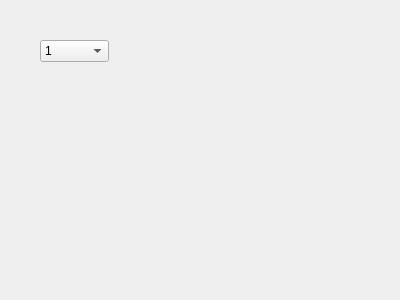
<?xml version="1.0" encoding="UTF-8"?>
<ui version="4.0">
 <class>Widget</class>
 <widget class="QWidget" name="Widget">
  <property name="geometry">
   <rect>
    <x>0</x>
    <y>0</y>
    <width>400</width>
    <height>300</height>
   </rect>
  </property>
  <property name="windowTitle">
   <string>Widget</string>
  </property>
  <widget class="QComboBox" name="comboBox">
   <property name="geometry">
    <rect>
     <x>40</x>
     <y>40</y>
     <width>69</width>
     <height>22</height>
    </rect>
   </property>
   <item>
    <property name="text">
     <string>1</string>
    </property>
   </item>
   <item>
    <property name="text">
     <string>2</string>
    </property>
   </item>
   <item>
    <property name="text">
     <string>3</string>
    </property>
   </item>
   <item>
    <property name="text">
     <string>4</string>
    </property>
   </item>
  </widget>
 </widget>
 <layoutdefault spacing="6" margin="11"/>
 <resources/>
 <connections/>
</ui>
